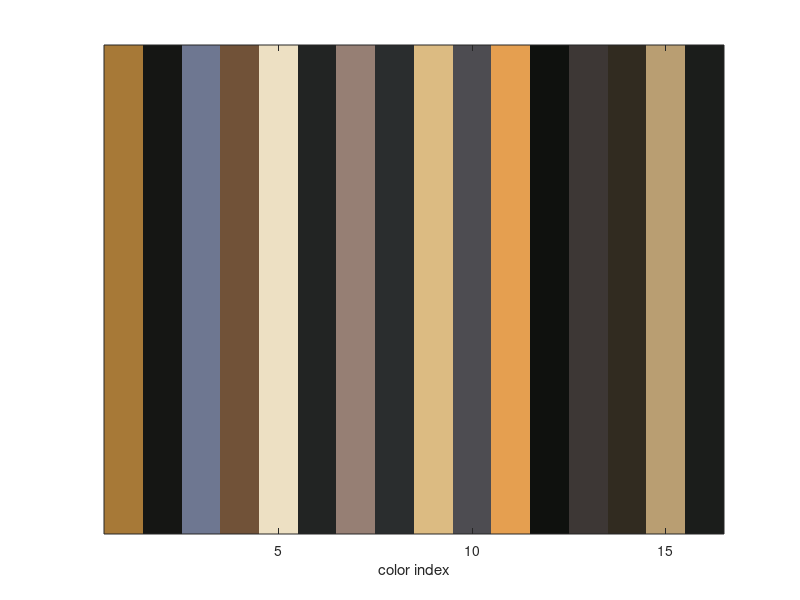
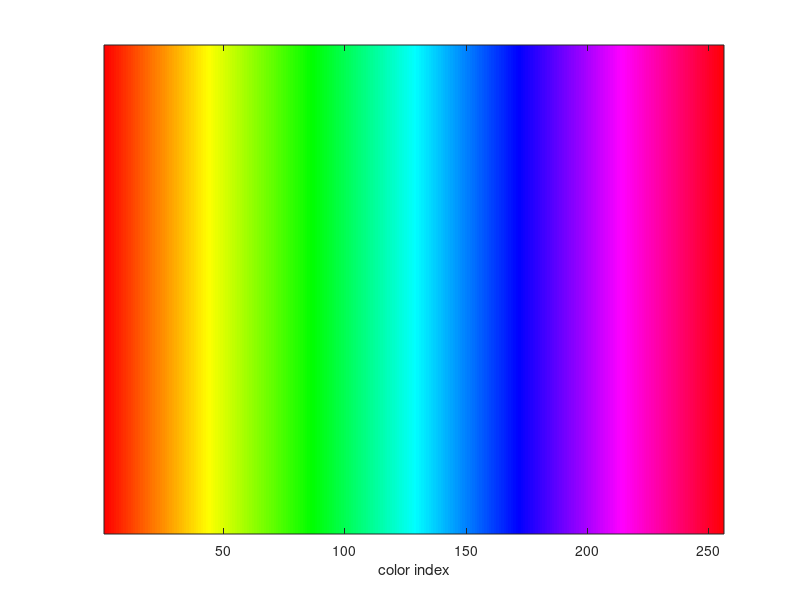

The MATLAB script that drew these images, in order:
clear ; close all; clc
centroids = [
   0.655670   0.475347   0.217509;
   0.081205   0.087875   0.077120;
   0.431500   0.466058   0.568975;
   0.442656   0.323410   0.221242;
   0.927677   0.879655   0.763905;
   0.132308   0.142398   0.136862;
   0.587590   0.499047   0.453985;
   0.165334   0.175665   0.179514;
   0.861625   0.734906   0.507947;
   0.302402   0.299245   0.318302;
   0.897872   0.624641   0.313828;
   0.060233   0.065912   0.056068;
   0.238124   0.217447   0.206746;
   0.191789   0.166982   0.126138;
   0.725973   0.619245   0.447929;
   0.106498   0.114709   0.104636
];
figure;
rgbplot (centroids, "composite");
figure;
cmap = hsv (256);
rgbplot (cmap, "composite");
%subplot(1, 2, 2);

pause;